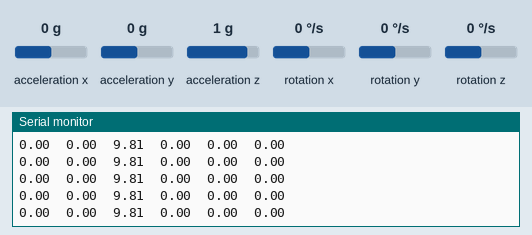
Simulated run of this sketch. Board: ESP32. Parts: the last lines printed to the serial monitor. The test bench sets the inputs (shaded band); at power-on: acceleration x 0 g, acceleration y 0 g, acceleration z 1 g, rotation x 0 °/s, rotation y 0 °/s, rotation z 0 °/s.

Above: at 1.5 s.
1.6 s: acceleration x set to -1.4 g
At 2.1 s:
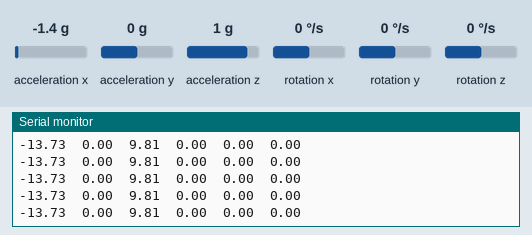
3.1 s: acceleration y set to -1.4 g
At 3.7 s:
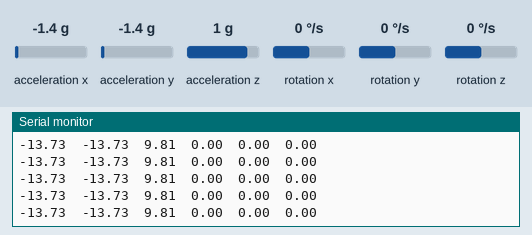
4.6 s: acceleration z set to -1.4 g
At 5.2 s:
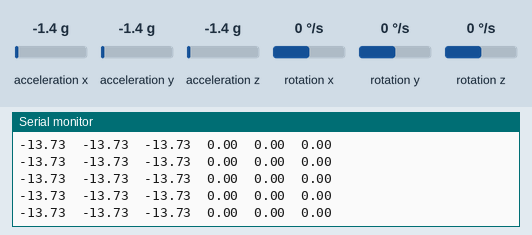
6.1 s: rotation x set to -192 °/s
At 6.9 s:
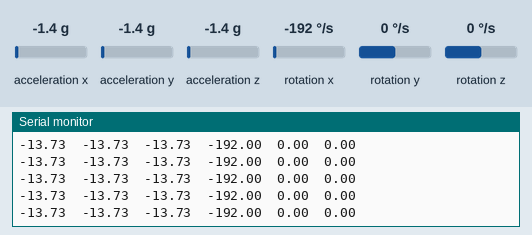
7.6 s: rotation y set to -192 °/s
At 8.5 s:
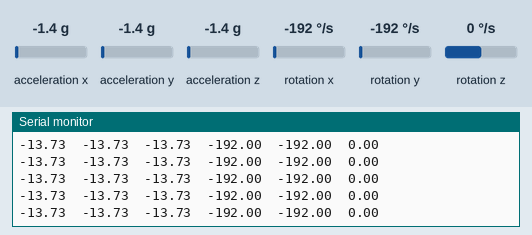

Measured:
- after the input at 1.6 s, the serial monitor: prints a new line at once (image 1)
- after the input at 3.1 s, the serial monitor: prints a new line at once (image 2)
- after the input at 4.6 s, the serial monitor: prints a new line at once (image 3)
- after the input at 6.1 s, the serial monitor: prints a new line at once (image 4)
- after the input at 7.6 s, the serial monitor: prints a new line at once (image 5)

The sketch:

sketch_jul6a.ino
```cpp
/*
 * Based on I2C device class (I2Cdev) Arduino sketch for MPU6050 class by Jeff Rowberg <jeff@rowberg.net>
 * and Edge Impulse Data Forwarder Exampe (Arduino) - https://docs.edgeimpulse.com/docs/cli-data-forwarder
 *
 * Developed by M.Rovai @11May23
 */

#include "MPU6050.h"
#include "Wire.h"

#define FREQUENCY_HZ 50
#define INTERVAL_MS (1000 / FREQUENCY_HZ)
#define ACC_RANGE 1  // 0: -/+2G; 1: +/-4G

// convert factor g to m/s2 ==> [-32768, +32767] ==> [-2g, +2g]
#define CONVERT_G_TO_MS2 (9.81 / (16384.0 / (1. + ACC_RANGE)))

// convert factor to deg/s ==> [-32768, +32767] ==> [-250, +250] deg/s (default gyro range)
#define CONVERT_TO_DEG_S (1.0 / 131.0)

static unsigned long last_interval_ms = 0;

MPU6050 imu;
int16_t ax, ay, az;
int16_t gx, gy, gz;

void setup() {

  Serial.begin(115200);


  // initialize device
  Serial.println("Initializing I2C devices...");
  Wire.begin(4, 5);
  imu.initialize();
  delay(10);

  // verify connection
  if (imu.testConnection()) {
    Serial.println("IMU connected");
  }
  else {
    Serial.println("IMU Error");
  }
  delay(300);

  //Set MCU 6050 OffSet Calibration
  imu.setXAccelOffset(-4732);
  imu.setYAccelOffset(4703);
  imu.setZAccelOffset(8867);
  imu.setXGyroOffset(61);
  imu.setYGyroOffset(-73);
  imu.setZGyroOffset(35);

  /* Set full-scale accelerometer range.
     * 0 = +/- 2g
     * 1 = +/- 4g
     * 2 = +/- 8g
     * 3 = +/- 16g
     */
  imu.setFullScaleAccelRange(ACC_RANGE);
}

void loop() {

  if (millis() - last_interval_ms >= INTERVAL_MS) {
    // fixed-step schedule: advance by the period, not to "now", so the
    // average rate stays locked at FREQUENCY_HZ with no cumulative drift
    last_interval_ms += INTERVAL_MS;
    // resync after a stall to avoid a burst of catch-up samples
    if (millis() - last_interval_ms >= INTERVAL_MS) last_interval_ms = millis();

    // read raw accel/gyro measurements from device
    imu.getMotion6(&ax, &ay, &az, &gx, &gy, &gz);

    // converting to m/s2
    float ax_m_s2 = ax * CONVERT_G_TO_MS2;
    float ay_m_s2 = ay * CONVERT_G_TO_MS2;
    float az_m_s2 = az * CONVERT_G_TO_MS2;

    // converting to deg/s
    float gx_deg_s = gx * CONVERT_TO_DEG_S;
    float gy_deg_s = gy * CONVERT_TO_DEG_S;
    float gz_deg_s = gz * CONVERT_TO_DEG_S;

    Serial.print(ax_m_s2);
    Serial.print("\t");
    Serial.print(ay_m_s2);
    Serial.print("\t");
    Serial.print(az_m_s2);
    Serial.print("\t");
    Serial.print(gx_deg_s);
    Serial.print("\t");
    Serial.print(gy_deg_s);
    Serial.print("\t");
    Serial.println(gz_deg_s);
  }
}
```
